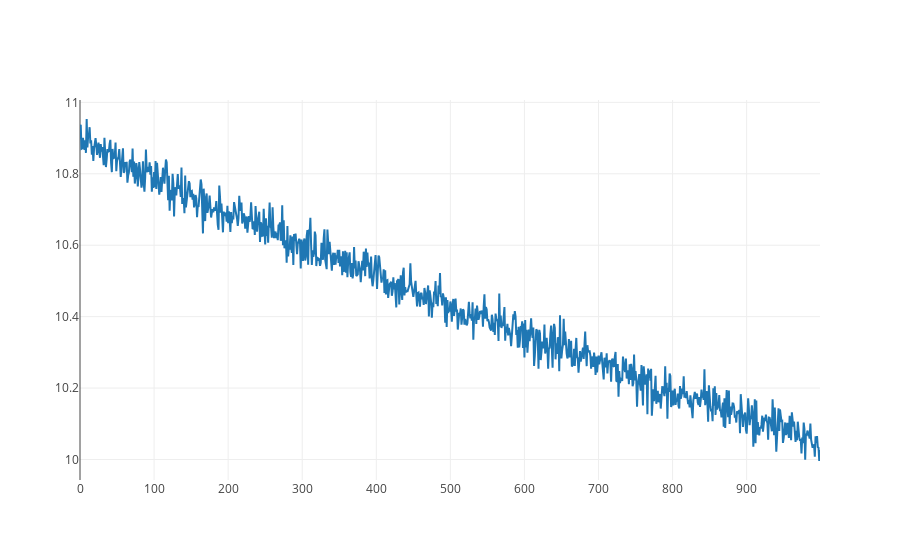

Notebook source saved alongside this figure:
### Code cell
m = HiddenMarkovModel(config)
losses = optimize(m.model, guide_blank, trace_conj, data)    
iplot([go.Scatter(x=list(range(len(losses))), y=losses)])

### Figure 1 — Plotly figure (JSON) as saved in the notebook; plotly's stock layout.template omitted (floating-point values rounded to 4 significant figures; data arrays with more than 128 entries replaced by an {"elided": "..."} marker saying what was removed)
{"data": [{"type": "scatter", "uid": "5f4173a6-ddbe-11e8-855f-0242ac1c0002", "x": {"elided": "1000 int values"}, "y": {"elided": "1000 float values"}}], "layout": {}}
